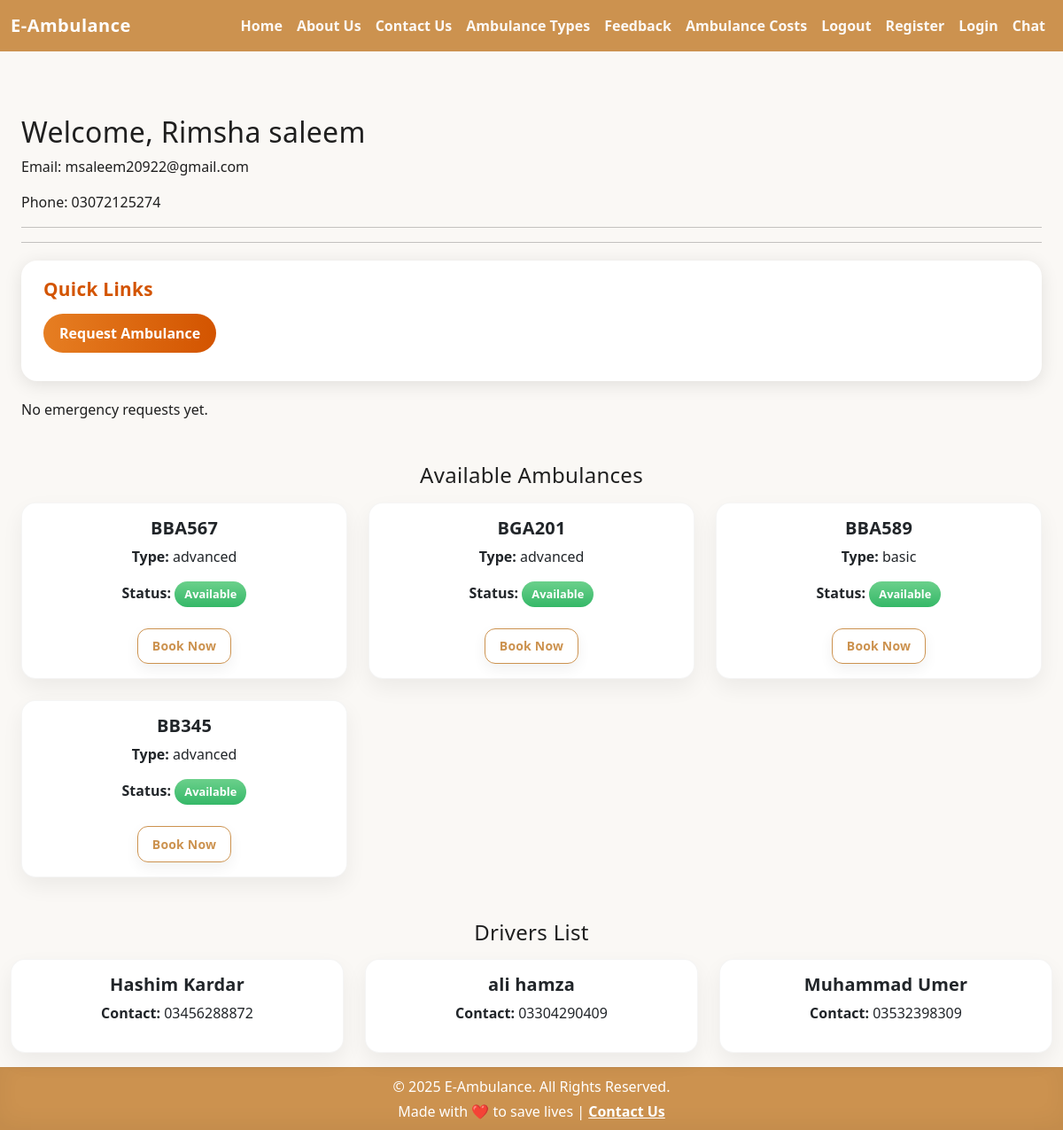
Page /home (signed in) on the earlier database version.
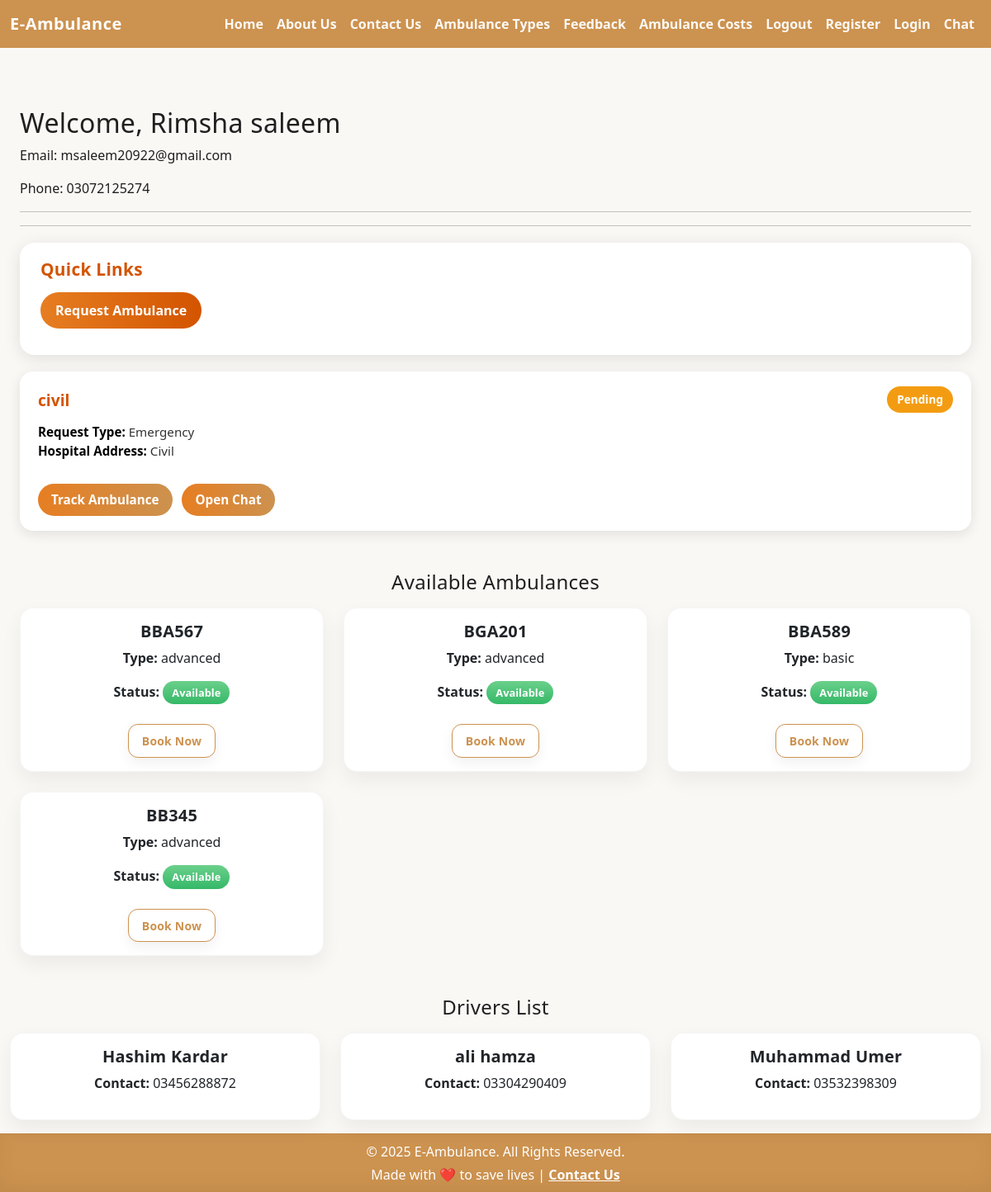
Same page on the later database version.
### ambulance/models.py (models this page shows, shortened)
class Ambulance(models.Model):
    AMBULANCE_STATUS = [
        ("available", "Available"),
        ("on_call", "On Call"),
        ("maintenance", "Maintenance"),
    ]
    EQUIPMENT_LEVELS = [
        ("basic", "Basic"),
        ("advanced", "Advanced"),
    ]
    ambulanceid = models.AutoField(primary_key=True)
    vehicle_number = models.CharField(max_length=50, unique=True)
    equipment_level = models.CharField(max_length=10, choices=EQUIPMENT_LEVELS)
    current_status = models.CharField(max_length=15, choices=AMBULANCE_STATUS, default="available")

class Driver(models.Model):
    driverid = models.AutoField(primary_key=True)
    firstname = models.CharField(max_length=100)
    lastname = models.CharField(max_length=100)
    phonenumber = models.CharField(max_length=15)

class EmergencyRequest(models.Model):
    user = models.ForeignKey(User, on_delete=models.CASCADE)
    ambulance = models.ForeignKey(Ambulance, on_delete=models.CASCADE, null=True, blank=True)
    request_time = models.DateTimeField(auto_now_add=True)  # already hai
    expiry_time = models.DateTimeField(null=True, blank=True)
    created_at = models.DateTimeField(auto_now_add=True)  # 👈 yeh add karo
    status = models.CharField(
        max_length=20,
        choices=[
            ('pending', 'Pending'),
            ('accepted', 'Accepted'),
            ('completed', 'Completed'),
            ('expired', 'Expired'),
        ],
        default='pending'
    )
    pickup_address = models.CharField(max_length=255, null=True, blank=True)
    hospital_name = models.CharField(max_length=255, null=True, blank=True)
    hospital_address = models.CharField(max_length=255, null=True, blank=True)
    request_type = models.CharField(
        max_length=50,
        choices=[('emergency', 'Emergency'), ('normal', 'Normal')],
        default='emergency'
    )

### ambulance/views.py (the view)
# urls.py: 2. Add a URL to urlpatterns:  path('', views.home, name='home')
def home(request):
    user_id = request.session.get("user_id")
    if not user_id:
        return redirect("login")
    try:
        user = User.objects.get(pk=user_id)
    except User.DoesNotExist:
        return redirect("login")
    requests = EmergencyRequest.objects.filter(user=user).order_by("-created_at")
    ambulances = Ambulance.objects.all()
    drivers = Driver.objects.all()
    return render(request, "home.html", {
        "user": user,
        "requests": requests,
        "ambulances": ambulances,
        "drivers": drivers
    })

### ambulance/templates/home.html (shortened to what the changed rows need)
<!DOCTYPE html>
<html lang="en">
<head>
  <link rel="stylesheet" href="https://cdn.jsdelivr.net/npm/bootstrap@5.3.0/dist/css/bootstrap.min.css">
</head>
<body>
  <div class="container mt-4">
  {% block content %}
  <div class="container mt-5">
    <h2>Welcome, {{ user.firstname }} {{ user.lastname }} </h2>
    <p>Email: {{ user.email }}</p>
    <p>Phone: {{ user.phonenumber }}</p>
    <hr>
    <hr>
<div class="quick-links-card">
  <h4>Quick Links</h4>
  <ul>
  </ul>
</div>
  {% for req in requests %}
  <div class="request-card mb-4">
    <div class="request-header">
      <h5 class="hospital-name">{{ req.hospital_name }}</h5>
      <span class="status-badge {{ req.status|lower }}">
        {{ req.status }}
      </span>
    </div>
    <div class="request-body">
      <p>
        <strong>Request Type:</strong> {{ req.request_type|title }} <br>
        <strong>Hospital Address:</strong> {{ req.hospital_address }}
      </p>
      <a href="{% url 'track_request' req.id %}" class="track-btn">
         Track Ambulance
      </a>
      <a href="{% url 'user_chat' req.id %}" class="track-btn" style="margin-left:8px;">
         Open Chat
      </a>
    </div>
  </div>
{% empty %}
  <p>No emergency requests yet.</p>
{% endfor %}
<h4 class="mt-5 mb-3 text-center">Available Ambulances</h4>
<div class="row g-4">
  {% for ambulance in ambulances %}
    <div class="col-md-4">
      <div class="card shadow text-center h-100">
        <div class="card-body">
          <h5 class="card-title">{{ ambulance.vehicle_number }}</h5>
          <p><strong>Type:</strong> {{ ambulance.equipment_level }}</p>
          <p>
            <strong>Status:</strong>
            {% if ambulance.current_status|lower == 'available' %}
              <span class="badge bg-success">Available</span>
            {% else %}
              <span class="badge bg-danger">{{ ambulance.current_status }}</span>
            {% endif %}
          </p>
          <a href="{% url 'emergency_request' %}"
             class="btn btn-outline-primary btn-sm mt-2">
             Book Now
          </a>
        </div>
      </div>
    </div>
  {% empty %}
    <p class="text-muted">No ambulances available at the moment.</p>
  {% endfor %}
</div>
  </div>
    <div class="row g-4">
      {% for driver in drivers %}
        <div class="col-md-4">
          <div class="card shadow text-center h-100">
            <div class="card-body">
              <h5 class="card-title">{{ driver.firstname }} {{ driver.lastname }}</h5>
              <p><strong>Contact:</strong> {{ driver.phonenumber }}</p>
            </div>
          </div>
        </div>
      {% empty %}
        <p class="text-muted">No drivers available at the moment.</p>
      {% endfor %}
    </div>
  </div>
  {% endblock %}
</body>
</html>

Differences in the rows shown:
added EmergencyRequest: hospital_name "civil", status "Pending", request_type "Emergency", hospital_address "Civil"
Other differences:
text no longer shown: "No emergency requests yet."
